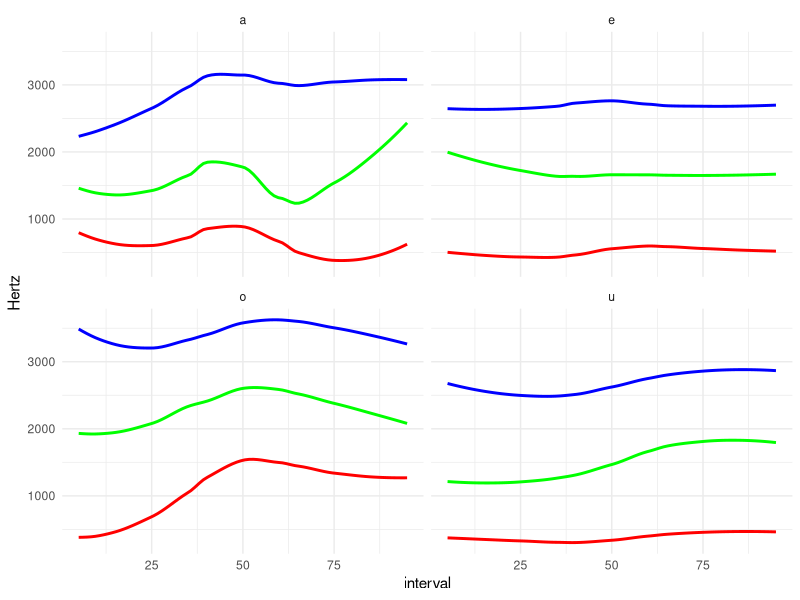

Source code (R):
## ---- chunk 1
knitr::opts_chunk$set(echo = TRUE)
knitr::opts_knit$set(root.dir = normalizePath("../../"))
library(tidyverse)
theme_set(theme_minimal())
## ---- chunk 2
trajectories <- read_csv("./static/data/nichols-2018/tulemupepelako.csv")
trajectories
## ---- chunk 3
trajectories_gath <- gather(trajectories, "formant", "value", F1_05:F3_95)
trajectories_gath
## ---- chunk 4
trajectories_sep <- separate(trajectories_gath, formant, c("formant", "interval"), convert = TRUE)
trajectories_sep
## ---- chunk 5
trajectories_spr <- spread(trajectories_sep, formant, value)
trajectories_spr
## ---- chunk 6
trajectories <- trajectories %>%
  gather("formant", "value", F1_05:F3_95) %>%
  separate(formant, c("formant", "interval"), convert = TRUE) %>%
  spread(formant, value)
## ---- chunk 7
trajectories %>%
  ggplot(aes(x = interval)) +
  geom_smooth(aes(y = F1), se = FALSE, colour = "red") +
  geom_smooth(aes(y = F2), se = FALSE, colour = "green") +
  geom_smooth(aes(y = F3), se = FALSE, colour = "blue") +
  facet_wrap(~ Vowel) +
  ylab("Hertz")
